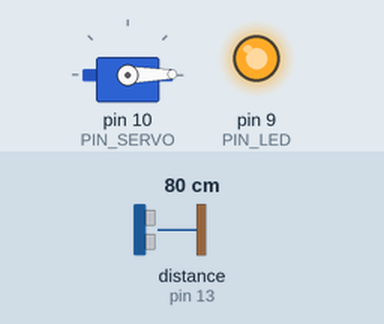
This sketch was run on a simulated Arduino Uno, built with avr-gcc and run on an emulated ATmega328P. Parts: servo, output pins drawn as LEDs (lit = HIGH). Wiring (inferred from the names in the program): ultrasonic range finder: trigger pin 12; echo pin 13. The test bench sets the inputs (shaded band); at power-on: distance to the obstacle (sensor on pin 13) 80 cm. The echo pulse lasts 58.3 µs per cm; pins used as bus, display or sensor lines are not drawn; what the sketch prints to the serial monitor is not drawn.

Above: at 1.2 s.
1.3 s: distance to the obstacle (sensor on pin 13) set to 18 cm
Timing chart, 0 to 4.3 s (numbered marks = the images above; inputs shaded):
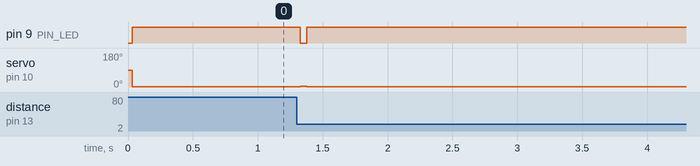

The sketch:

11_example_1.ino
```cpp
#include <Servo.h>

// Arduino pin assignment
#define PIN_LED 9
#define PIN_SERVO 10
#define PIN_TRIG 12
#define PIN_ECHO 13

// configurable parameters
#define SND_VEL 346.0 // sound velocity at 24 celsius degree (unit: m/s)
#define INTERVAL 25 // sampling interval (unit: ms)
#define _DIST_MIN 100 // minimum distance to be measured (unit: mm)
#define _DIST_MAX 300 // maximum distance to be measured (unit: mm)
#define _DIST_ALPHA 0.3

#define _DUTY_MIN 553 // servo full clockwise position (0 degree)
#define _DUTY_NEU 1476 // servo neutral position (90 degree)
#define _DUTY_MAX 2399 // servo full counterclockwise position (180 degree)

// global variables
float timeout; // unit: us
float dist_min, dist_max, dist_raw, dist_ema, dist_prev, alpha; // unit: mm
unsigned long last_sampling_time; // unit: ms
float scale; // used for pulse duration to distance conversion
int a;
Servo myservo;

void setup() {
// initialize GPIO pins
  pinMode(PIN_LED,OUTPUT);
  pinMode(PIN_TRIG,OUTPUT);
  digitalWrite(PIN_TRIG, LOW);
  pinMode(PIN_ECHO,INPUT);

  myservo.attach(PIN_SERVO);
  myservo.writeMicroseconds(_DUTY_NEU);

// initialize USS related variables
  dist_min = _DIST_MIN;
  dist_max = _DIST_MAX;
  alpha = _DIST_ALPHA;
  timeout = (INTERVAL / 2) * 1000.0; // precalculate pulseIn() timeout value. (unit: us)
  dist_raw = dist_prev = 0.0; // raw distance output from USS (unit: mm)
  scale = 0.001 * 0.5 * SND_VEL;

// initialize serial port
  Serial.begin(57600);

// initialize last sampling time
  last_sampling_time = 0;
}

void loop() {
// wait until next sampling time.
// millis() returns the number of milliseconds since the program started. Will overflow after 50 days.
  if(millis() < last_sampling_time + INTERVAL) return;

// get a distance reading from the USS
  dist_raw = USS_measure(PIN_TRIG,PIN_ECHO);
  dist_ema = alpha * dist_raw + (1 - alpha) * dist_ema;


// output the read value to the serial port
  Serial.print("Min:100, raw:");
  Serial.print(dist_raw);
  Serial.print(",ema:");
  Serial.print(dist_ema);
  Serial.print(",servo:");
  Serial.print(myservo.read());
  Serial.println(",Max:400");

// adjust servo position according to the USS read value

  // add your code here!

  if(dist_ema < _DIST_MIN) {myservo.writeMicroseconds(_DUTY_MIN);}
  if(dist_raw < 180) {myservo.writeMicroseconds(_DUTY_MIN);}

  if(dist_raw > 180.0 and dist_raw < 360.0){
    analogWrite(PIN_LED, 0);
    a = (int)dist_raw * 10 - _DUTY_MIN - 671;
    myservo.writeMicroseconds(a);
  }
  else if(dist_raw <= 180) {
    analogWrite(PIN_LED, 255);
    myservo.writeMicroseconds(_DUTY_MIN);
  }
  else if (360.0 <= dist_raw){
    analogWrite(PIN_LED, 255);
    myservo.writeMicroseconds(_DUTY_MAX);
  }

// update last sampling time
  last_sampling_time += INTERVAL;
}

// get a distance reading from USS. return value is in millimeter.
float USS_measure(int TRIG, int ECHO)
{
  float reading;
  digitalWrite(TRIG, HIGH);
  delayMicroseconds(10);
  digitalWrite(TRIG, LOW);

  reading = pulseIn(ECHO, HIGH, timeout) * scale; // unit: mm
  if(reading < dist_min || reading > dist_max) reading = 0.0; // return 0 when out of range.

  if(reading == 0.0) reading = dist_prev;
  else dist_prev = reading;

  return reading;
}
```

Measured:
- after the input at 1.3 s, pin 9 (PIN_LED): HIGH → LOW at once, → HIGH 0.05 s later; servo on pin 10 (PIN_SERVO): 1° → 4° at once, → 1° 0.05 s later
